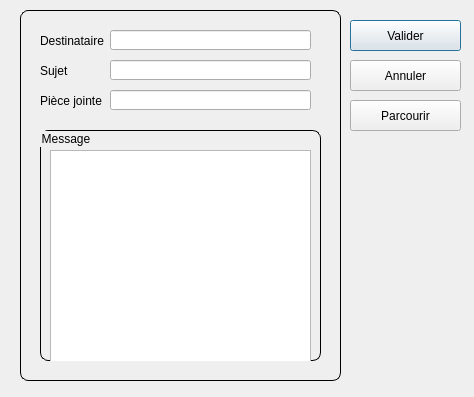
<?xml version="1.0" encoding="UTF-8"?>
<ui version="4.0">
 <class>EnvoyerMail</class>
 <widget class="QDialog" name="EnvoyerMail">
  <property name="geometry">
   <rect>
    <x>0</x>
    <y>0</y>
    <width>474</width>
    <height>397</height>
   </rect>
  </property>
  <property name="windowTitle">
   <string>Dialog</string>
  </property>
  <widget class="QGroupBox" name="groupBox">
   <property name="geometry">
    <rect>
     <x>20</x>
     <y>10</y>
     <width>321</width>
     <height>371</height>
    </rect>
   </property>
   <property name="styleSheet">
    <string notr="true">QGroupBox
{
	border: 0.5px solid;
	border-radius:8px;
}</string>
   </property>
   <property name="title">
    <string/>
   </property>
   <widget class="QLabel" name="label">
    <property name="geometry">
     <rect>
      <x>20</x>
      <y>20</y>
      <width>81</width>
      <height>21</height>
     </rect>
    </property>
    <property name="text">
     <string>Destinataire</string>
    </property>
   </widget>
   <widget class="QLabel" name="label_2">
    <property name="geometry">
     <rect>
      <x>20</x>
      <y>50</y>
      <width>81</width>
      <height>21</height>
     </rect>
    </property>
    <property name="text">
     <string>Sujet</string>
    </property>
   </widget>
   <widget class="QGroupBox" name="groupBox_2">
    <property name="geometry">
     <rect>
      <x>20</x>
      <y>120</y>
      <width>281</width>
      <height>231</height>
     </rect>
    </property>
    <property name="title">
     <string>Message</string>
    </property>
    <widget class="QTextEdit" name="body">
     <property name="geometry">
      <rect>
       <x>10</x>
       <y>20</y>
       <width>261</width>
       <height>231</height>
      </rect>
     </property>
    </widget>
   </widget>
   <widget class="QLineEdit" name="destinataire">
    <property name="geometry">
     <rect>
      <x>90</x>
      <y>20</y>
      <width>201</width>
      <height>20</height>
     </rect>
    </property>
   </widget>
   <widget class="QLineEdit" name="sujet">
    <property name="geometry">
     <rect>
      <x>90</x>
      <y>50</y>
      <width>201</width>
      <height>20</height>
     </rect>
    </property>
   </widget>
   <widget class="QLabel" name="label_3">
    <property name="geometry">
     <rect>
      <x>20</x>
      <y>83</y>
      <width>71</width>
      <height>16</height>
     </rect>
    </property>
    <property name="text">
     <string>Pièce jointe</string>
    </property>
   </widget>
   <widget class="QLineEdit" name="piece">
    <property name="geometry">
     <rect>
      <x>90</x>
      <y>80</y>
      <width>201</width>
      <height>20</height>
     </rect>
    </property>
   </widget>
  </widget>
  <widget class="QPushButton" name="valider">
   <property name="geometry">
    <rect>
     <x>350</x>
     <y>20</y>
     <width>111</width>
     <height>31</height>
    </rect>
   </property>
   <property name="text">
    <string>Valider</string>
   </property>
  </widget>
  <widget class="QPushButton" name="annuler">
   <property name="geometry">
    <rect>
     <x>350</x>
     <y>60</y>
     <width>111</width>
     <height>31</height>
    </rect>
   </property>
   <property name="text">
    <string>Annuler</string>
   </property>
  </widget>
  <widget class="QPushButton" name="parcourir">
   <property name="geometry">
    <rect>
     <x>350</x>
     <y>100</y>
     <width>111</width>
     <height>31</height>
    </rect>
   </property>
   <property name="minimumSize">
    <size>
     <width>80</width>
     <height>25</height>
    </size>
   </property>
   <property name="maximumSize">
    <size>
     <width>6333</width>
     <height>63666</height>
    </size>
   </property>
   <property name="text">
    <string>Parcourir</string>
   </property>
  </widget>
 </widget>
 <tabstops>
  <tabstop>destinataire</tabstop>
  <tabstop>sujet</tabstop>
  <tabstop>body</tabstop>
  <tabstop>valider</tabstop>
  <tabstop>annuler</tabstop>
 </tabstops>
 <resources/>
 <connections/>
</ui>
